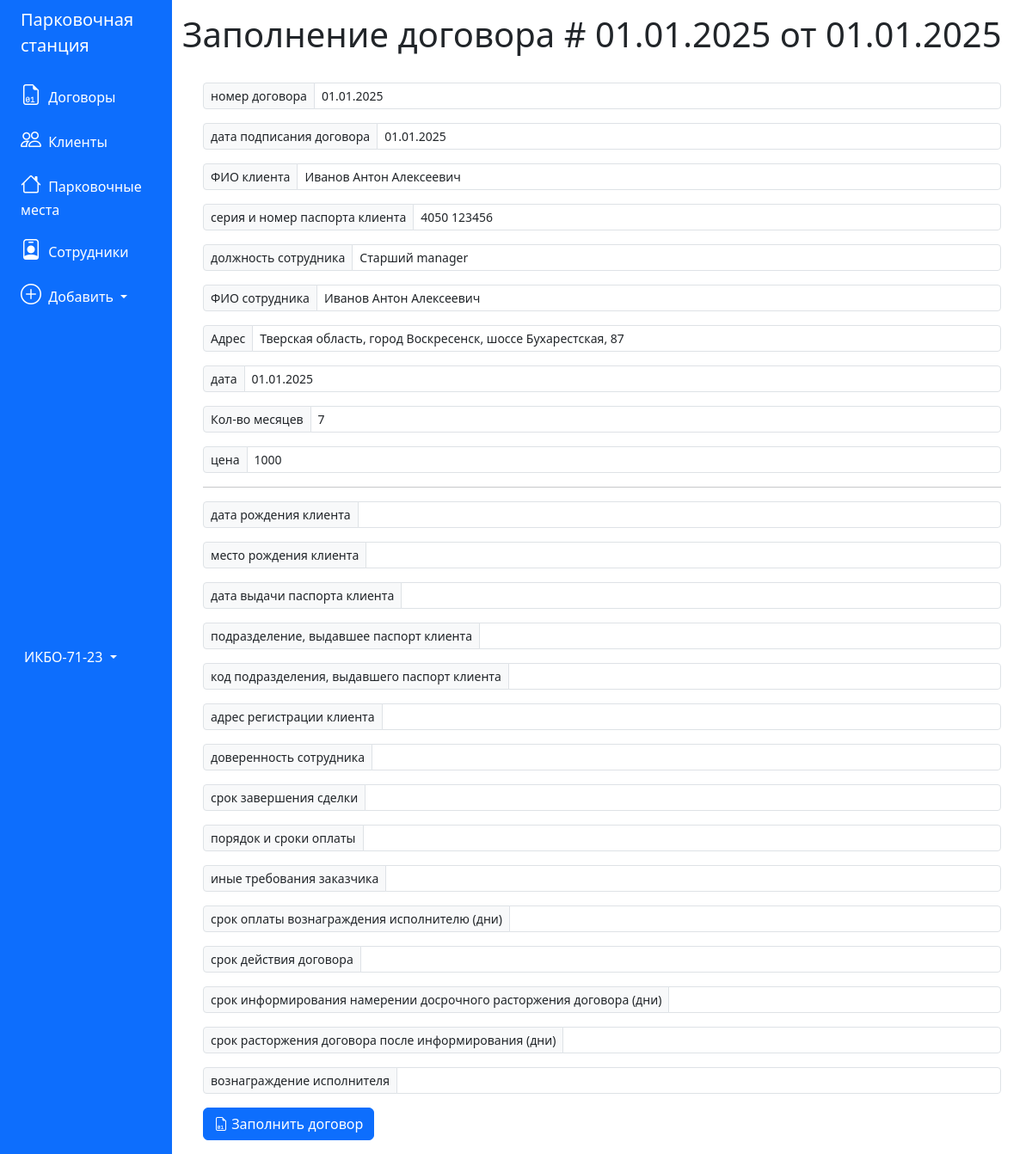
Screenshot of /generate_contract?id_contract=1 with the database file from the repository.
### tables this page shows
CREATE TABLE 'contracts' (
	'id_contract' INTEGER PRIMARY KEY AUTOINCREMENT,
	'number' TEXT,
	'date' TEXT,
	'deal_status' BLOB,
	'price' INTEGER,
	'event_id' INTEGER,
	'client_id' INTEGER,
	'employee_id' INTEGER
);

CREATE TABLE 'clients' (
	'id_client' INTEGER PRIMARY KEY AUTOINCREMENT,
	'name' TEXT,
	'email' TEXT,
	'phone_number' TEXT,
	'passport' TEXT
);

CREATE TABLE 'employees' (
	'id_employee' INTEGER PRIMARY KEY AUTOINCREMENT,
	'name' TEXT,
	'email' TEXT,
	'phone_number' TEXT,
	'position' TEXT,
	'department' TEXT,
	'chief_id' INTEGER
);

CREATE TABLE 'events' (
	'id_event' INTEGER PRIMARY KEY AUTOINCREMENT,
	'address' TEXT,
	'people' INTEGER,
    'date' TEXT,
	'description' TEXT,
	'client_id' INTEGER
);

### app.py (the view)
@app.route('/generate_contract', methods=('GET', 'POST'))
def generate_contract():
    id = int(request.args.get('id_contract'))
    conn = get_db_connection()
    pos = conn.execute("""SELECT * FROM contracts, events, clients, employees
            WHERE contracts.event_id = events.id_event and
                        contracts.client_id = clients.id_client and
                        contracts.employee_id = employees.id_employee and
                        contracts.id_contract = ?
                        """, (id,)).fetchone()
    conn.close()
    contract_params = {
            'CLIENT_BIRTHDATE': 'дата рождения клиента',
            'CLIENT_BIRTHPLACE': 'место рождения клиента',
            'CLIENT_PASSPORT_DATE': 'дата выдачи паспорта клиента',
            'CLIENT_PASSPORT_DEPARTMENT': 'подразделение, выдавшее паспорт клиента',
            'CLIENT_PASSPORT_DEPCODE': 'код подразделения, выдавшего паспорт клиента',
            'CLIENT_REG_ADDRESS': 'адрес регистрации клиента',
            'EMPLOYEE_ATTORNEY_POWER': 'доверенность сотрудника ',
            'CONTRACT_DEAL_LASTDATE': 'срок завершения сделки',
            'CONTRACT_DEAL_PAYMENT_INFO': 'порядок и сроки оплаты',
            'CONTRACT_DEAL_OTHER_INFO': 'иные требования заказчика ',
            'CONTRACT_AWARD_DEADLINE': 'срок оплаты вознаграждения исполнителю (дни)',
            'CONTRACT_LASTDATE': 'срок действия договора',
            'CONTRACT_CANCEL_BEFORE': 'срок информирования намерении досрочного расторжения договора (дни)',
            'CONTRACT_CANCEL_AFTER': 'срок расторжения договора после информирования (дни)',
            'CONTRACT_AWARD_PERCENT': 'вознаграждение исполнителя'}
    contract_params_auto = {
            'CONTRACT_NUMBER': ['номер договора', pos['number']],
            'CONTRACT_DATE': ['дата подписания договора', pos['date']],
            'CLIENT_FULLNAME': ['ФИО клиента', pos['name']],
            'CLIENT_PASSPORT_NUMBER': ['серия и номер паспорта клиента', pos['passport']],
            'EMPLOYEE_POSITION': ['должность сотрудника ', pos['position']],
            'EMPLOYEE_FULLNAME': ['ФИО сотрудника ', pos['name']],
            'CAR_ADDRESS': ['Адрес', pos['address']],
            'CAR_DATE': ['дата', pos['date']],
            'CAR_AREA': ['Кол-во месяцев', pos['people']],
            'CONTRACT_CAR_PRICE': ['цена ', pos['price']]}
    if request.method == 'POST':
        result_params =  request.form.to_dict()
        create_contract(id, result_params)
        return redirect(f'/contract/{id}')
    filename = f"договор {pos['number']} от {pos['date']}.docx"
    if os.path.exists(os.path.join('contracts', filename)):
        return send_from_directory(app.config['UPLOAD_FOLDER'], filename, as_attachment=True)
    else:
        flash('Договор не сформирован, заполните его')
        return render_template('generate_contract.html',
                               contract=pos, contract_params=contract_params, auto_params=contract_params_auto)

### app.py (called while the page is built)
def get_db_connection():
    conn = sqlite3.connect('database.db')
    conn.row_factory = sqlite3.Row
    return conn

### templates/generate_contract.html
{% extends 'base.html' %}
{% block content %}
<h1>{% block title %} Заполнение договора # {{ auto_params['CONTRACT_NUMBER'][1] }} от {{ auto_params['CONTRACT_DATE'][1] }} {% endblock %}</h1>
<br>
<form method="post" class="px-4">
    {% for key in auto_params.keys() %}
        <div class="input-group input-group-sm mb-3">
            <span class="input-group-text" id="{{key}}">{{auto_params[key][0]}}</span>
            <input type="text" name="{{key}}" class="form-control" aria-describedby="{{key}}" value="{{auto_params[key][1]}}" readonly>
        </div>
    {% endfor %}
    <hr>
    {% for key in contract_params.keys() %}
        <div class="input-group input-group-sm mb-3">
            <span class="input-group-text" id="{{key}}">{{contract_params[key]}}</span>
            <input type="text" name="{{key}}" class="form-control form-control-primary" aria-describedby="{{key}}" value="{{request.form[key]}}">
        </div>
    {% endfor %}
    <button type="submit" class="btn btn-primary"><i class="bi-file-earmark-binary"></i> Заполнить договор</button>
</form>
{% endblock %}

### rows the page displays
contracts: number "01.01.2025", date "01.01.2025", CONTRACT_NUMBER "01.01.2025" "01.01.2025" "01.01.2025" "1000"
clients: CLIENT_FULLNAME "Иванов Антон Алексеевич" "4050 123456" "Иванов Антон Алексеевич"
employees: EMPLOYEE_POSITION "Старший manager"
events: CAR_ADDRESS "Тверская область, город Воскресенск, шоссе Бухарестская, 87"

### other values shown
{{ auto_params[key][0] }} "номер договора" "дата подписания договора" "ФИО клиента" "серия и номер паспорта клиента" "должность сотрудника" "ФИО сотрудника" "Адрес" "дата" "Кол-во месяцев" "цена"
{{ contract_params[key] }} "дата рождения клиента" "место рождения клиента" "дата выдачи паспорта клиента" "подразделение, выдавшее паспорт клиента" "код подразделения, выдавшего паспорт клиента" "адрес регистрации клиента" "доверенность сотрудника" "срок завершения сделки" "порядок и сроки оплаты" "иные требования заказчика" "срок оплаты вознаграждения исполнителю (дни)" "срок действия договора" "срок информирования намерении досрочного расторжения договора (дни)" "срок расторжения договора после информирования (дни)" "вознаграждение исполнителя"
